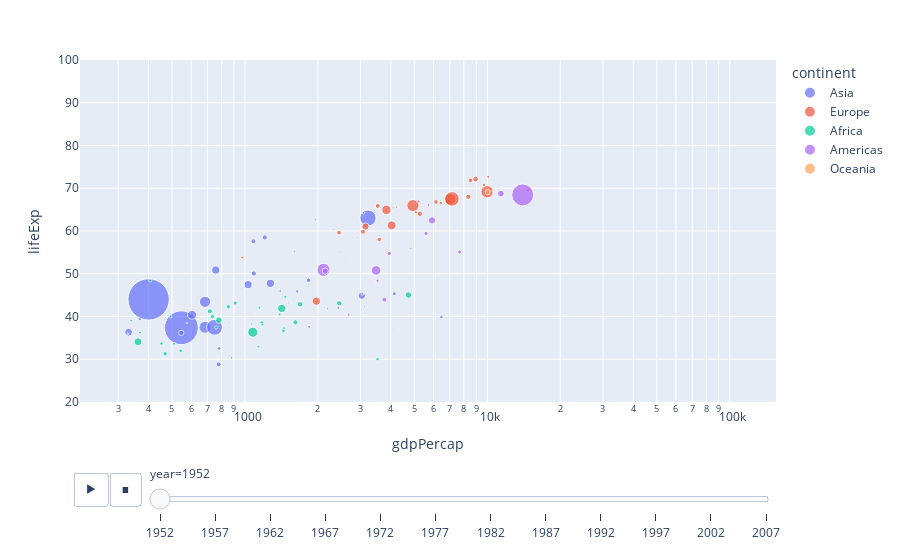

Notebook code cell kept with this figure:
### Code cell
px.scatter(df, x="gdpPercap", y="lifeExp", log_x=True, color="continent", size="pop", size_max=45, animation_frame="year", animation_group="country", range_y=[20,100], hover_data=df.columns, hover_name="country")

### Figure 1 — Plotly figure (JSON) as saved in the notebook; plotly's stock layout.template omitted (floating-point values rounded to 4 significant figures; data arrays with more than 128 entries replaced by an {"elided": "..."} marker saying what was removed)
{"data": [{"customdata": {"elided": "33x6 mixed values"}, "hovertemplate": "<b>%{hovertext}</b><br><br>continent=%{customdata[1]}<br>year=%{customdata[2]}<br>gdpPercap=%{x}<br>lifeExp=%{y}<br>pop=%{customdata[3]}<br>country=%{customdata[0]}<br>iso_alpha=%{customdata[4]}<br>iso_num=%{customdata[5]}<extra></extra>", "hovertext": ["Afghanistan", "Bahrain", "Bangladesh", "Cambodia", "China", "Hong Kong, China", "India", "Indonesia", "Iran", "Iraq", "Israel", "Japan", "Jordan", "Korea, Dem. Rep.", "Korea, Rep.", "Kuwait", "Lebanon", "Malaysia", "Mongolia", "Myanmar", "Nepal", "Oman", "Pakistan", "Philippines", "Saudi Arabia", "Singapore", "Sri Lanka", "Syria", "Taiwan", "Thailand", "Vietnam", "West Bank and Gaza", "Yemen, Rep."], "ids": ["Afghanistan", "Bahrain", "Bangladesh", "Cambodia", "China", "Hong Kong, China", "India", "Indonesia", "Iran", "Iraq", "Israel", "Japan", "Jordan", "Korea, Dem. Rep.", "Korea, Rep.", "Kuwait", "Lebanon", "Malaysia", "Mongolia", "Myanmar", "Nepal", "Oman", "Pakistan", "Philippines", "Saudi Arabia", "Singapore", "Sri Lanka", "Syria", "Taiwan", "Thailand", "Vietnam", "West Bank and Gaza", "Yemen, Rep."], "legendgroup": "Asia", "marker": {"color": "#636efa", "size": [8425333, 120447, 46886859, 4693836, 556263527, 2125900, 372000000, 82052000, 17272000, 5441766, 1620914, 86459025, 607914, 8865488, 20947571, 160000, 1439529, 6748378, 800663, 20092996, 9182536, 507833, 41346560, 22438691, 4005677, 1127000, 7982342, 3661549, 8550362, 21289402, 26246839, 1030585, 4963829], "sizemode": "area", "sizeref": 651200.0, "symbol": "circle"}, "mode": "markers", "name": "Asia", "orientation": "v", "showlegend": true, "type": "scatter", "x": [779.4, 9867.0, 684.2, 368.5, 400.4, 3054.0, 546.6, 749.7, 3035.0, 4130.0, 4087.0, 3217.0, 1547.0, 1088.0, 1031.0, 108400.0, 4835.0, 1831.0, 786.6, 331, 545.9, 1828.0, 684.6, 1273.0, 6460.0, 2315.0, 1084.0, 1643.0, 1207.0, 757.8, 605.1, 1516.0, 781.7], "xaxis": "x", "y": [28.8, 50.94, 37.48, 39.42, 44, 60.96, 37.37, 37.47, 44.87, 45.32, 65.39, 63.03, 43.16, 50.06, 47.45, 55.56, 55.93, 48.46, 42.24, 36.32, 36.16, 37.58, 43.44, 47.75, 39.88, 60.4, 57.59, 45.88, 58.5, 50.85, 40.41, 43.16, 32.55], "yaxis": "y"}, {"customdata": {"elided": "30x6 mixed values"}, "hovertemplate": "<b>%{hovertext}</b><br><br>continent=%{customdata[1]}<br>year=%{customdata[2]}<br>gdpPercap=%{x}<br>lifeExp=%{y}<br>pop=%{customdata[3]}<br>country=%{customdata[0]}<br>iso_alpha=%{customdata[4]}<br>iso_num=%{customdata[5]}<extra></extra>", "hovertext": ["Albania", "Austria", "Belgium", "Bosnia and Herzegovina", "Bulgaria", "Croatia", "Czech Republic", "Denmark", "Finland", "France", "Germany", "Greece", "Hungary", "Iceland", "Ireland", "Italy", "Montenegro", "Netherlands", "Norway", "Poland", "Portugal", "Romania", "Serbia", "Slovak Republic", "Slovenia", "Spain", "Sweden", "Switzerland", "Turkey", "United Kingdom"], "ids": ["Albania", "Austria", "Belgium", "Bosnia and Herzegovina", "Bulgaria", "Croatia", "Czech Republic", "Denmark", "Finland", "France", "Germany", "Greece", "Hungary", "Iceland", "Ireland", "Italy", "Montenegro", "Netherlands", "Norway", "Poland", "Portugal", "Romania", "Serbia", "Slovak Republic", "Slovenia", "Spain", "Sweden", "Switzerland", "Turkey", "United Kingdom"], "legendgroup": "Europe", "marker": {"color": "#EF553B", "size": [1282697, 6927772, 8730405, 2791000, 7274900, 3882229, 9125183, 4334000, 4090500, 42459667, 69145952, 7733250, 9504000, 147962, 2952156, 47666000, 413834, 10381988, 3327728, 25730551, 8526050, 16630000, 6860147, 3558137, 1489518, 28549870, 7124673, 4815000, 22235677, 50430000], "sizemode": "area", "sizeref": 651200.0, "symbol": "circle"}, "mode": "markers", "name": "Europe", "orientation": "v", "showlegend": true, "type": "scatter", "x": [1601.0, 6137.0, 8343.0, 973.5, 2444.0, 3119.0, 6876.0, 9692.0, 6425.0, 7030.0, 7144.0, 3531.0, 5264.0, 7268.0, 5210.0, 4931.0, 2648.0, 8942.0, 10100.0, 4029.0, 3068.0, 3145.0, 3581.0, 5075.0, 4215.0, 3834.0, 8528.0, 14730.0, 1969.0, 9980.0], "xaxis": "x", "y": [55.23, 66.8, 68, 53.82, 59.6, 61.21, 66.87, 70.78, 66.55, 67.41, 67.5, 65.86, 64.03, 72.49, 66.91, 65.94, 59.16, 72.13, 72.67, 61.31, 59.82, 61.05, 58.0, 64.36, 65.57, 64.94, 71.86, 69.62, 43.59, 69.18], "yaxis": "y"}, {"customdata": {"elided": "52x6 mixed values"}, "hovertemplate": "<b>%{hovertext}</b><br><br>continent=%{customdata[1]}<br>year=%{customdata[2]}<br>gdpPercap=%{x}<br>lifeExp=%{y}<br>pop=%{customdata[3]}<br>country=%{customdata[0]}<br>iso_alpha=%{customdata[4]}<br>iso_num=%{customdata[5]}<extra></extra>", "hovertext": ["Algeria", "Angola", "Benin", "Botswana", "Burkina Faso", "Burundi", "Cameroon", "Central African Republic", "Chad", "Comoros", "Congo, Dem. Rep.", "Congo, Rep.", "Cote d'Ivoire", "Djibouti", "Egypt", "Equatorial Guinea", "Eritrea", "Ethiopia", "Gabon", "Gambia", "Ghana", "Guinea", "Guinea-Bissau", "Kenya", "Lesotho", "Liberia", "Libya", "Madagascar", "Malawi", "Mali", "Mauritania", "Mauritius", "Morocco", "Mozambique", "Namibia", "Niger", "Nigeria", "Reunion", "Rwanda", "Sao Tome and Principe", "Senegal", "Sierra Leone", "Somalia", "South Africa", "Sudan", "Swaziland", "Tanzania", "Togo", "Tunisia", "Uganda", "Zambia", "Zimbabwe"], "ids": ["Algeria", "Angola", "Benin", "Botswana", "Burkina Faso", "Burundi", "Cameroon", "Central African Republic", "Chad", "Comoros", "Congo, Dem. Rep.", "Congo, Rep.", "Cote d'Ivoire", "Djibouti", "Egypt", "Equatorial Guinea", "Eritrea", "Ethiopia", "Gabon", "Gambia", "Ghana", "Guinea", "Guinea-Bissau", "Kenya", "Lesotho", "Liberia", "Libya", "Madagascar", "Malawi", "Mali", "Mauritania", "Mauritius", "Morocco", "Mozambique", "Namibia", "Niger", "Nigeria", "Reunion", "Rwanda", "Sao Tome and Principe", "Senegal", "Sierra Leone", "Somalia", "South Africa", "Sudan", "Swaziland", "Tanzania", "Togo", "Tunisia", "Uganda", "Zambia", "Zimbabwe"], "legendgroup": "Africa", "marker": {"color": "#00cc96", "size": [9279525, 4232095, 1738315, 442308, 4469979, 2445618, 5009067, 1291695, 2682462, 153936, 14100005, 854885, 2977019, 63149, 22223309, 216964, 1438760, 20860941, 420702, 284320, 5581001, 2664249, 580653, 6464046, 748747, 863308, 1019729, 4762912, 2917802, 3838168, 1022556, 516556, 9939217, 6446316, 485831, 3379468, 33119096, 257700, 2534927, 60011, 2755589, 2143249, 2526994, 14264935, 8504667, 290243, 8322925, 1219113, 3647735, 5824797, 2672000, 3080907], "sizemode": "area", "sizeref": 651200.0, "symbol": "circle"}, "mode": "markers", "name": "Africa", "orientation": "v", "showlegend": true, "type": "scatter", "x": [2449.0, 3521.0, 1063.0, 851.2, 543.3, 339.3, 1173.0, 1071.0, 1179.0, 1103.0, 780.5, 2126.0, 1389.0, 2670.0, 1419.0, 375.6, 328.9, 362.1, 4293.0, 485.2, 911.3, 510.2, 299.9, 853.5, 298.8, 575.6, 2388.0, 1443.0, 369.2, 452.3, 743.1, 1968.0, 1688.0, 468.5, 2424.0, 761.9, 1077.0, 2719.0, 493.3, 879.6, 1450.0, 879.8, 1136.0, 4725.0, 1616.0, 1148.0, 716.7, 859.8, 1468.0, 734.8, 1147.0, 406.9], "xaxis": "x", "y": [43.08, 30.02, 38.22, 47.62, 31.98, 39.03, 38.52, 35.46, 38.09, 40.72, 39.14, 42.11, 40.48, 34.81, 41.89, 34.48, 35.93, 34.08, 37.0, 30, 43.15, 33.61, 32.5, 42.27, 42.14, 38.48, 42.72, 36.68, 36.26, 33.69, 40.54, 50.99, 42.87, 31.29, 41.73, 37.44, 36.32, 52.72, 40, 46.47, 37.28, 30.33, 32.98, 45.01, 38.63, 41.41, 41.22, 38.6, 44.6, 39.98, 42.04, 48.45], "yaxis": "y"}, {"customdata": {"elided": "25x6 mixed values"}, "hovertemplate": "<b>%{hovertext}</b><br><br>continent=%{customdata[1]}<br>year=%{customdata[2]}<br>gdpPercap=%{x}<br>lifeExp=%{y}<br>pop=%{customdata[3]}<br>country=%{customdata[0]}<br>iso_alpha=%{customdata[4]}<br>iso_num=%{customdata[5]}<extra></extra>", "hovertext": ["Argentina", "Bolivia", "Brazil", "Canada", "Chile", "Colombia", "Costa Rica", "Cuba", "Dominican Republic", "Ecuador", "El Salvador", "Guatemala", "Haiti", "Honduras", "Jamaica", "Mexico", "Nicaragua", "Panama", "Paraguay", "Peru", "Puerto Rico", "Trinidad and Tobago", "United States", "Uruguay", "Venezuela"], "ids": ["Argentina", "Bolivia", "Brazil", "Canada", "Chile", "Colombia", "Costa Rica", "Cuba", "Dominican Republic", "Ecuador", "El Salvador", "Guatemala", "Haiti", "Honduras", "Jamaica", "Mexico", "Nicaragua", "Panama", "Paraguay", "Peru", "Puerto Rico", "Trinidad and Tobago", "United States", "Uruguay", "Venezuela"], "legendgroup": "Americas", "marker": {"color": "#ab63fa", "size": [17876956, 2883315, 56602560, 14785584, 6377619, 12350771, 926317, 6007797, 2491346, 3548753, 2042865, 3146381, 3201488, 1517453, 1426095, 30144317, 1165790, 940080, 1555876, 8025700, 2227000, 662850, 157553000, 2252965, 5439568], "sizemode": "area", "sizeref": 651200.0, "symbol": "circle"}, "mode": "markers", "name": "Americas", "orientation": "v", "showlegend": true, "type": "scatter", "x": [5911.0, 2677.0, 2109.0, 11370.0, 3940.0, 2144.0, 2627.0, 5587.0, 1398.0, 3522.0, 3048.0, 2428.0, 1840.0, 2195.0, 2899.0, 3478.0, 3112.0, 2480.0, 1952.0, 3759.0, 3082.0, 3023.0, 13990.0, 5717.0, 7690.0], "xaxis": "x", "y": [62.48, 40.41, 50.92, 68.75, 54.74, 50.64, 57.21, 59.42, 45.93, 48.36, 45.26, 42.02, 37.58, 41.91, 58.53, 50.79, 42.31, 55.19, 62.65, 43.9, 64.28, 59.1, 68.44, 66.07, 55.09], "yaxis": "y"}, {"customdata": [["Australia", "Oceania", 1952, 8691212, "AUS", 36], ["New Zealand", "Oceania", 1952, 1994794, "NZL", 554]], "hovertemplate": "<b>%{hovertext}</b><br><br>continent=%{customdata[1]}<br>year=%{customdata[2]}<br>gdpPercap=%{x}<br>lifeExp=%{y}<br>pop=%{customdata[3]}<br>country=%{customdata[0]}<br>iso_alpha=%{customdata[4]}<br>iso_num=%{customdata[5]}<extra></extra>", "hovertext": ["Australia", "New Zealand"], "ids": ["Australia", "New Zealand"], "legendgroup": "Oceania", "marker": {"color": "#FFA15A", "size": [8691212, 1994794], "sizemode": "area", "sizeref": 651200.0, "symbol": "circle"}, "mode": "markers", "name": "Oceania", "orientation": "v", "showlegend": true, "type": "scatter", "x": [10040.0, 10560.0], "xaxis": "x", "y": [69.12, 69.39], "yaxis": "y"}], "layout": {"legend": {"itemsizing": "constant", "title": {"text": "continent"}, "tracegroupgap": 0}, "margin": {"t": 60}, "sliders": [{"active": 0, "currentvalue": {"prefix": "year="}, "len": 0.9, "pad": {"b": 10, "t": 60}, "steps": [{"args": [["1952"], {"frame": {"duration": 0, "redraw": false}, "fromcurrent": true, "mode": "immediate", "transition": {"duration": 0, "easing": "linear"}}], "label": "1952", "method": "animate"}, {"args": [["1957"], {"frame": {"duration": 0, "redraw": false}, "fromcurrent": true, "mode": "immediate", "transition": {"duration": 0, "easing": "linear"}}], "label": "1957", "method": "animate"}, {"args": [["1962"], {"frame": {"duration": 0, "redraw": false}, "fromcurrent": true, "mode": "immediate", "transition": {"duration": 0, "easing": "linear"}}], "label": "1962", "method": "animate"}, {"args": [["1967"], {"frame": {"duration": 0, "redraw": false}, "fromcurrent": true, "mode": "immediate", "transition": {"duration": 0, "easing": "linear"}}], "label": "1967", "method": "animate"}, {"args": [["1972"], {"frame": {"duration": 0, "redraw": false}, "fromcurrent": true, "mode": "immediate", "transition": {"duration": 0, "easing": "linear"}}], "label": "1972", "method": "animate"}, {"args": [["1977"], {"frame": {"duration": 0, "redraw": false}, "fromcurrent": true, "mode": "immediate", "transition": {"duration": 0, "easing": "linear"}}], "label": "1977", "method": "animate"}, {"args": [["1982"], {"frame": {"duration": 0, "redraw": false}, "fromcurrent": true, "mode": "immediate", "transition": {"duration": 0, "easing": "linear"}}], "label": "1982", "method": "animate"}, {"args": [["1987"], {"frame": {"duration": 0, "redraw": false}, "fromcurrent": true, "mode": "immediate", "transition": {"duration": 0, "easing": "linear"}}], "label": "1987", "method": "animate"}, {"args": [["1992"], {"frame": {"duration": 0, "redraw": false}, "fromcurrent": true, "mode": "immediate", "transition": {"duration": 0, "easing": "linear"}}], "label": "1992", "method": "animate"}, {"args": [["1997"], {"frame": {"duration": 0, "redraw": false}, "fromcurrent": true, "mode": "immediate", "transition": {"duration": 0, "easing": "linear"}}], "label": "1997", "method": "animate"}, {"args": [["2002"], {"frame": {"duration": 0, "redraw": false}, "fromcurrent": true, "mode": "immediate", "transition": {"duration": 0, "easing": "linear"}}], "label": "2002", "method": "animate"}, {"args": [["2007"], {"frame": {"duration": 0, "redraw": false}, "fromcurrent": true, "mode": "immediate", "transition": {"duration": 0, "easing": "linear"}}], "label": "2007", "method": "animate"}], "x": 0.1, "xanchor": "left", "y": 0, "yanchor": "top"}], "updatemenus": [{"buttons": [{"args": [null, {"frame": {"duration": 500, "redraw": false}, "fromcurrent": true, "mode": "immediate", "transition": {"duration": 500, "easing": "linear"}}], "label": "&#9654;", "method": "animate"}, {"args": [[null], {"frame": {"duration": 0, "redraw": false}, "fromcurrent": true, "mode": "immediate", "transition": {"duration": 0, "easing": "linear"}}], "label": "&#9724;", "method": "animate"}], "direction": "left", "pad": {"r": 10, "t": 70}, "showactive": false, "type": "buttons", "x": 0.1, "xanchor": "right", "y": 0, "yanchor": "top"}], "xaxis": {"anchor": "y", "domain": [0, 1], "title": {"text": "gdpPercap"}, "type": "log"}, "yaxis": {"anchor": "x", "domain": [0, 1], "range": [20, 100], "title": {"text": "lifeExp"}}}}
